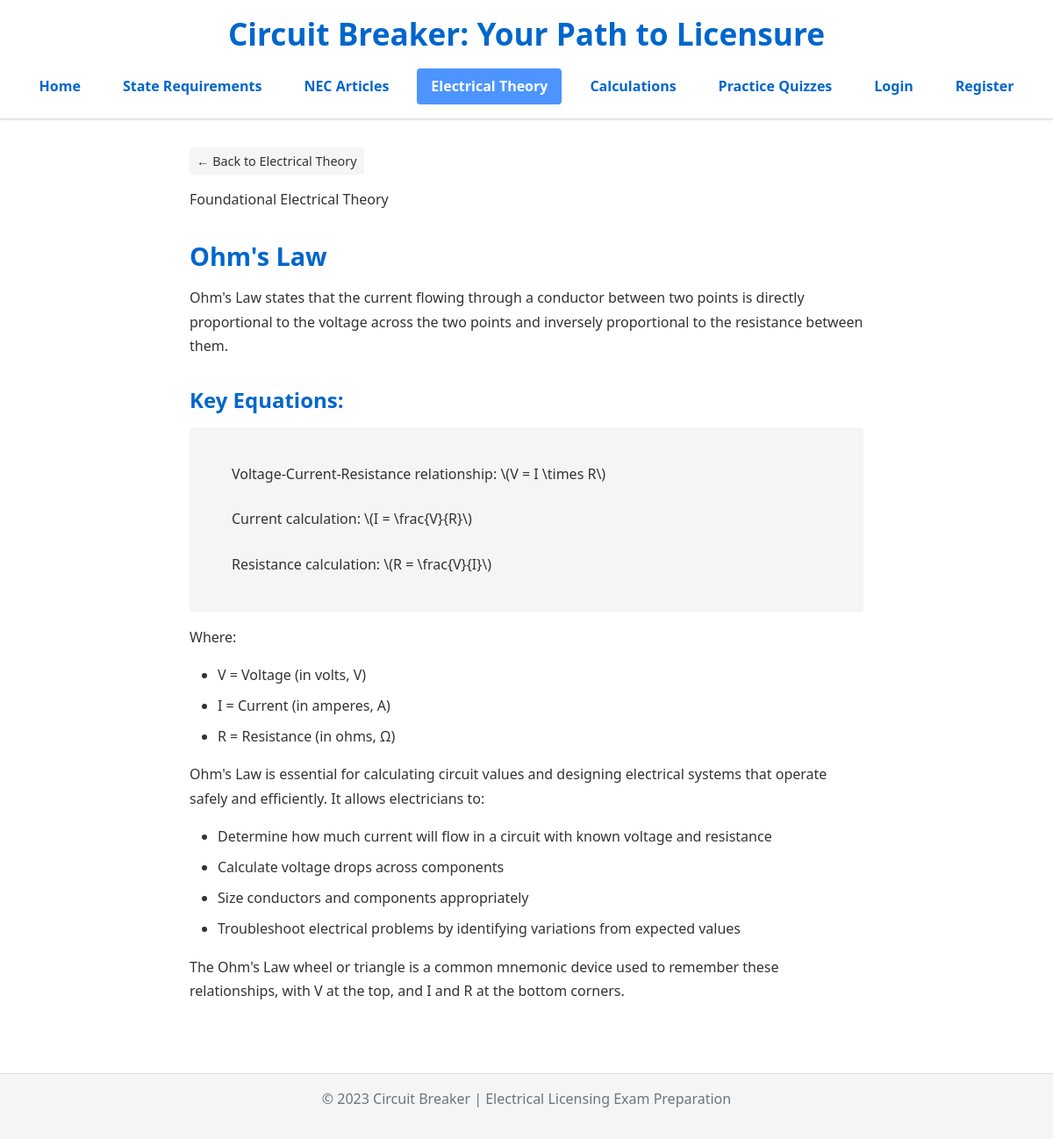
Screenshot of /theory/1/ with the database file from the repository.
### models.py (models this page shows, shortened)
class TheoryTopic(db.Model):
    id = db.Column(db.Integer, primary_key=True)
    title = db.Column(db.String(200), unique=True, nullable=False)
    content = db.Column(db.Text, nullable=False)
    category = db.Column(db.String(100))

### app.py (the view)
    @app.route('/theory/<int:topic_id>/')
    def theory_detail(topic_id):
        topic = TheoryTopic.query.get_or_404(topic_id)
        return render_template('theory_detail.html', topic=topic)

### templates/theory_detail.html (shortened to what this page needs)
{% extends "base.html" %}  {% block content %}
<div class="content-detail-container">
  <div class="content-header">
    <a href="{{ url_for('theory_list') }}" class="back-link"
      >← Back to Electrical Theory</a
    >
    {% if topic.category %}
    <div class="topic-info">
      <span class="topic-category">{{ topic.category }}</span>
    </div>
    {% endif %}
  </div>
  <h2 class="content-title">{{ topic.title }}</h2>
  <div class="content-main">
    <div class="content-text">{{ topic.content|safe }}</div>
  </div>
</div>
{% endblock %}

### static/css/style.css (style rules this page uses)
* { margin: 0; padding: 0; box-sizing: border-box; }
:root { --primary: #0066cc; --primary-dark: #0055aa; --primary-light: #4d94ff; --secondary: #6c757d; --dark: #333333; --light: #f5f5f5; --lighter: #ffffff; --border: #dddddd; --success: #28a745; --error: #dc3545; --warning: #ffc107; --info: #17a2b8; --body-font: "Segoe UI", Arial, sans-serif; --heading-font: "Segoe UI", Arial, sans-serif; --spacing-xs: 0.25rem; --spacing-sm: 0.5rem; --spacing: 1rem; --spacing-md: 1.5rem; --spacing-lg: 2rem; --spacing-xl: 3rem; --border-radius: 4px; --box-shadow: 0 2px 5px rgba(0, 0, 0, 0.1); }
body { font-family: var(--body-font); line-height: 1.6; color: var(--dark); background-color: var(--lighter); font-size: 16px; }
h1, h2, h3, h4, h5, h6 { font-family: var(--heading-font); font-weight: 600; line-height: 1.3; margin-bottom: var(--spacing); color: var(--primary); }
h2 { font-size: 1.8rem; }
h3 { font-size: 1.5rem; }
p { margin-bottom: var(--spacing); }
a { color: var(--primary); text-decoration: none; transition: color 0.2s ease; }
ul, ol { margin-bottom: var(--spacing); padding-left: var(--spacing-lg); }
li { margin-bottom: var(--spacing-sm); }
.content-detail-container { max-width: 800px; margin: 0 auto; padding: var(--spacing); }
.content-header { margin-bottom: var(--spacing-lg); }
.content-text { line-height: 1.7; }
.content-text h1, .content-text h2, .content-text h3 { margin-top: var(--spacing-lg); margin-bottom: var(--spacing); }
.content-text ul, .content-text ol { margin-bottom: var(--spacing); }
.content-text p { margin-bottom: var(--spacing); }
.back-link { display: inline-block; margin-bottom: var(--spacing); padding: var(--spacing-xs) var(--spacing-sm); background-color: var(--light); color: var(--dark); border-radius: var(--border-radius); font-size: 0.9rem; }
.math-container { margin: var(--spacing) 0; padding: var(--spacing); background-color: var(--light); border-radius: var(--border-radius); overflow-x: auto; }
.key-equation { display: block; margin: var(--spacing-md) 0; font-weight: 500; }
ul.equation-list li, ol.equation-list li { margin-bottom: var(--spacing-md); }

### rows the page displays
TheoryTopic: category "Foundational Electrical Theory", title "Ohm's Law", content "Ohm's Law states that the current flowing through a conductor between two points is directly proportional to the voltage across the two points and inversely proportional to the resistance between them. Key Equations: Voltage-Current-Resistance relationship: \\(V = I \\times R\\) Current calculation: \\(I = \\frac{V}{R}\\) Resistance calculation: \\(R = \\frac{V}{I}\\) Where: V = Voltage (in volts, V) I = Current (in amperes, A) R = Resistance (in ohms, Ω) Ohm's Law is essential for calculating circuit values and designing electrical systems that operate safely and efficiently. It allows electricians to: Determine how much current will flow in a circuit with known voltage and resistance Calculate…"
